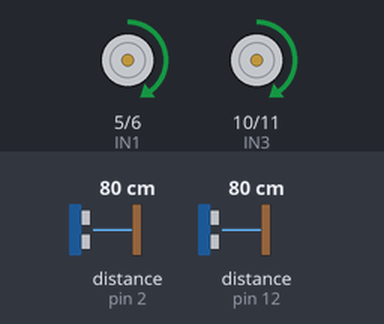
This sketch was run on a simulated Arduino Mega 2560, built with avr-gcc and run on an emulated ATmega2560. Shown: motor-driver pin pairs drawn as motors (green arrow = first pin HIGH = forward, orange = second pin HIGH = backward, longer = more drive). Wiring (inferred from the names in the program): 2 × ultrasonic range finder: trigger pin 3, echo pin 2 / trigger pin 13, echo pin 12. The inputs (shaded band) are chosen by the test bench; at power-on: distance to the obstacle (sensors on pin 2, pin 12) 80 cm. The echo pulse lasts 58.3 µs per cm.

Above: at 1.2 s.
1.3 s: distance to the obstacle (sensor on pin 2) set to 2 cm
At 2.5 s:
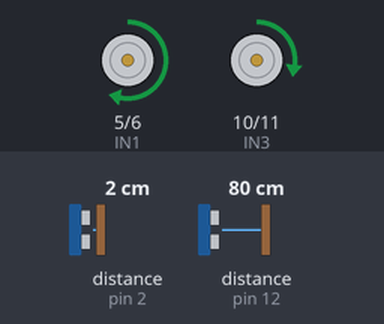
2.8 s: distance to the obstacle (sensor on pin 12) set to 10 cm
4.3 s: distance to the obstacle (sensor on pin 12) set to 7 cm
At 5.6 s:
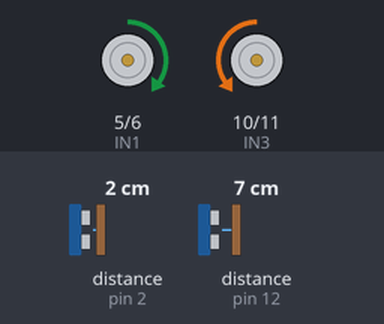
Timing chart, 0 to 7.3 s (numbered marks = the images above; inputs shaded):
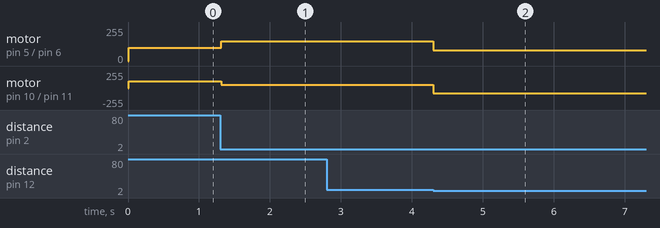

The sketch:

MazeSover.ino
```cpp
#define IN1 5
#define IN2 6
#define IN3 10
#define IN4 11

#define TRIG 3
#define ECHO 2

#define TRIG_FRONT 13
#define ECHO_FRONT 12

// ---------- SETUP ----------
void setup() {
  pinMode(IN1, OUTPUT);
  pinMode(IN2, OUTPUT);
  pinMode(IN3, OUTPUT);
  pinMode(IN4, OUTPUT);

  pinMode(TRIG, OUTPUT);
  pinMode(ECHO, INPUT);
  pinMode(TRIG_FRONT, OUTPUT);
  pinMode(ECHO_FRONT, INPUT);

  Serial.begin(9600);
}

// ---------- MOTOR FUNCTION ----------
void run(int speedLeft, int speedRight) {
  // Right motor
  if (speedRight >= 0) {
    analogWrite(IN1, speedRight);
    analogWrite(IN2, 0);
  } else {
    analogWrite(IN1, 0);
    analogWrite(IN2, -speedRight);
  }

  // Left motor
  if (speedLeft >= 0) {
    analogWrite(IN3, speedLeft);
    analogWrite(IN4, 0);
  } else {
    analogWrite(IN3, 0);
    analogWrite(IN4, -speedLeft);
  }
}

// ---------- DISTANCE FUNCTION ----------
long readDistance() {
  digitalWrite(TRIG, LOW);
  delayMicroseconds(2);

  digitalWrite(TRIG, HIGH);
  delayMicroseconds(10);
  digitalWrite(TRIG, LOW);

  long duration = pulseIn(ECHO, HIGH, 30000); // timeout 30ms
  long distance = duration * 0.034 / 2;      // cm

  return distance;
}

long readDistanceFront() {
  digitalWrite(TRIG_FRONT, LOW);
  delayMicroseconds(2);

  digitalWrite(TRIG_FRONT, HIGH);
  delayMicroseconds(10);
  digitalWrite(TRIG_FRONT, LOW);

  long duration = pulseIn(ECHO_FRONT, HIGH, 30000); // timeout 30ms
  long distance = duration * 0.034 / 2;      // cm

  return distance;
}

long lastD = 6;

void maze(){
  long d = readDistance();
  long dFront = readDistanceFront();
  if(dFront < 8 && dFront != 0){
    run(-80,80);
    delay(600);
    return;
  }

  if(d==0 || d>20){
    d = lastD;
  }

  int setpoint = 6;
  float error = d - setpoint;

  float kp = 10.0;
  int baseSpeed = 100;

  int speedRight = baseSpeed - kp * error;
  int speedLeft  = baseSpeed + kp * error;

  speedRight = constrain(speedRight, -255, 255);
  speedLeft  = constrain(speedLeft, -255, 255);

  run(speedLeft, speedRight);

  lastD = d;
  delay(10);
}

void debugSensors(){
  long d = readDistance();
  long dFront = readDistanceFront();
  Serial.print("D: ");
  Serial.print(d);
  Serial.print("\t Dfront: ");
  Serial.println(dFront);
  delay(300);
}
// ---------- LOOP ----------
void loop() {
  // debugSensors();
  maze();
}
```

main.cpp
```cpp
#include <Arduino.h>
#include <Wire.h>

#define MPU_ADDR 0x68

float gyroZ_offset = 0; // calibration offset
long lastLeft = 10;
long lastFront = 20;
long lastRight = 10;
bool awel_marra = true;

#define IN1 32
#define IN2 33
#define IN3 17
#define IN4 16

#define TRIG_LEFT 27
#define ECHO_LEFT 26

#define TRIG_FRONT 12
#define ECHO_FRONT 13

#define TRIG_RIGHT 4
#define ECHO_RIGHT 18

int16_t readGyroZRaw()
{
  Wire.beginTransmission(MPU_ADDR);
  Wire.write(0x47); // GYRO_ZOUT_H
  Wire.endTransmission(false);
  Wire.requestFrom(MPU_ADDR, 2, true);

  int16_t gz = Wire.read() << 8 | Wire.read();
  return gz;
}

void setupMPU()
{
  Wire.begin();
  Wire.beginTransmission(MPU_ADDR);
  Wire.write(0x6B); // Power management
  Wire.write(0);    // Wake up MPU6050
  Wire.endTransmission(true);

  // --- Calibrate gyro Z ---
  long sum = 0;
  for (int i = 0; i < 500; i++)
  {
    sum += readGyroZRaw();
    delay(3);
  }
  gyroZ_offset = sum / 500.0;
}

void run(int speedLeft, int speedRight)
{
  if (speedRight >= 0)
  {
    analogWrite(IN3, speedRight);
    analogWrite(IN4, 0);
  }
  else
  {
    analogWrite(IN3, 0);
    analogWrite(IN4, -speedRight);
  }

  if (speedLeft >= 0)
  {
    analogWrite(IN1, speedLeft);
    analogWrite(IN2, 0);
  }
  else
  {
    analogWrite(IN1, 0);
    analogWrite(IN2, -speedLeft);
  }
}

void rotate(float targetAngle)
{
  // + ydour ymin
  run(0, 0);
  delay(500);
  float angle = 0.0;
  unsigned long lastTime = millis();

  if (targetAngle < 0)
  {
    run(-90, 90);
    //run(-90, 60);
  }
  else
  {
    run(90, -90);
    //run(60, -90);
  }

  while (abs(angle) < abs(targetAngle))
  {
    unsigned long now = millis();
    float dt = (now - lastTime) / 1000.0;
    lastTime = now;

    int16_t gz_raw = readGyroZRaw();
    float gz = (gz_raw - gyroZ_offset) / 131.0; // deg/sec (±250 dps)

    angle += gz * dt;
  }

  run(0, 0); // stop motors
  delay(500);
}

long readDistance(int TRIG, int ECHO)
{
  digitalWrite(TRIG, LOW);
  delayMicroseconds(2);

  digitalWrite(TRIG, HIGH);
  delayMicroseconds(10);
  digitalWrite(TRIG, LOW);

  long duration = pulseIn(ECHO, HIGH, 30000); // timeout 30ms
  long distance = duration * 0.034 / 2;       // cm

  return distance;
}

long filteredDistance(int TRIG, int ECHO, long last)
{
  long d = readDistance(TRIG, ECHO);
  if (d == 0 || d > 150)
    return last;
  return d;
}

long movingAverageDistance(int TRIG, int ECHO, long last)
{
  const int N = 5;
  static long buffer[N];
  static long sum = 0;
  static int index = 0;
  static bool filled = false;

  long d = readDistance(TRIG, ECHO);
  if (d == 0 || d > 150)
    d = last;

  if (filled)
    sum -= buffer[index];

  buffer[index] = d;
  sum += d;

  index = (index + 1) % N;
  if (index == 0) filled = true;

  int count = filled ? N : index;
  return sum / count;
}

void followWall(long d)
{
  int setpoint = 11;//9;
  float error = d - setpoint;

  float kp = 6.0;
  int baseSpeed = 90;

  int speedRight = baseSpeed + kp * error;
  int speedLeft = baseSpeed - kp * error;

  speedRight = constrain(speedRight, -255, 255);
  speedLeft = constrain(speedLeft, -255, 255);

  run(speedLeft, speedRight);

  delay(10);
}

void followWallRight(long d)
{
  int setpoint = 11;//15;//12;
  float error = d - setpoint;

  float kp = 6.0;
  int baseSpeed = 90;

  int speedRight = baseSpeed + kp * error;
  int speedLeft = baseSpeed - kp * error;

  speedRight = constrain(speedRight, -255, 255);
  speedLeft = constrain(speedLeft, -255, 255);

  run(speedRight, speedLeft);

  delay(10);
}


void maze()
{
  long dLeft = filteredDistance(TRIG_LEFT, ECHO_LEFT, lastLeft);
  long dFront = movingAverageDistance(TRIG_FRONT, ECHO_FRONT, lastFront);
  long dRight = filteredDistance(TRIG_RIGHT, ECHO_RIGHT, lastRight);

  lastLeft = dLeft;
  lastFront = dFront;
  lastRight = dRight;
  if (dLeft > 30)
  { // left ma7loula
    if(dFront < 30) {
      // 3anna 7it goddam
      // nkamlo 7atta nousloulo
      while(dFront < 15){
        dLeft = filteredDistance(TRIG_LEFT, ECHO_LEFT, lastLeft);
        dFront = movingAverageDistance(TRIG_FRONT, ECHO_FRONT, lastFront);
        dRight = filteredDistance(TRIG_RIGHT, ECHO_RIGHT, lastRight);

        lastLeft = dLeft;
        lastFront = dFront;
        lastRight = dRight;
        if(dRight < 30){
          // 3anna 7it ymin net3awno bih bech nouslo
          followWallRight(dRight);
        }else{
          // ma3nnach donc nkamlo forward w ya rabi te5dm
          run(90,90);
        }
      }
    }else{
      // ma3annach 7it el goddam (mazel b3id)
      // ngadmo chwaya( bech nouslou fi center el cellule) w na3mlo rotate, w mba3d ngaddmo chwyaa (bech nouslou fi center el cellule elli bjnabha)

      // ajmo na3mlo faza bech yemchi mestwi, ye yet3awen bel 7it el ymin
      unsigned long now_fel_7asla = millis();
      while(millis() - now_fel_7asla < 400){
        dLeft = filteredDistance(TRIG_LEFT, ECHO_LEFT, lastLeft);
        dFront = movingAverageDistance(TRIG_FRONT, ECHO_FRONT, lastFront);
        dRight = filteredDistance(TRIG_RIGHT, ECHO_RIGHT, lastRight);

        lastLeft = dLeft;
        lastFront = dFront;
        lastRight = dRight;
        if(dRight < 30){
          // 3anna 7it ymin net3awno bih bech nouslo
          followWallRight(dRight);
        }else{
          // ma3nnach donc nkamlo forward w ya rabi te5dm
          run(90,90);
        }
      }
      //rotate(-90);
      rotate(-80);
      now_fel_7asla = millis();
      while(millis() - now_fel_7asla < 500){
        dLeft = filteredDistance(TRIG_LEFT, ECHO_LEFT, lastLeft);
        dFront = movingAverageDistance(TRIG_FRONT, ECHO_FRONT, lastFront);
        dRight = filteredDistance(TRIG_RIGHT, ECHO_RIGHT, lastRight);

        lastLeft = dLeft;
        lastFront = dFront;
        lastRight = dRight;
        if(dRight < 30){
            // 3anna 7it ymin net3awno bih bech nouslo
            followWallRight(dRight);
          }else{
            // ma3nnach donc nkamlo forward w ya rabi te5dm
            run(90,90);
          }
      }
    }
    return;
  }
  else if (dFront > 10)
  { // front ma7loula
    followWall(dLeft);
    return;
  }
  else if (dRight > 30)
  { // right ma7loula
    //rotate(90);
    rotate(80);
    return;
  }
  else
  { // msakra (dead-end) arja3 mnin jit
    rotate(180);
    return;
  }
}

void debugSensors()
{
  long dLeft = filteredDistance(TRIG_LEFT, ECHO_LEFT, lastLeft);
  long dFront = movingAverageDistance(TRIG_FRONT, ECHO_FRONT, lastFront);
  long dRight = filteredDistance(TRIG_RIGHT, ECHO_RIGHT, lastRight);
  int16_t gz = readGyroZRaw();
  Serial.print("Dleft: ");
  Serial.print(dLeft);
  Serial.print("\t Dfront: ");
  Serial.print(dFront);
  Serial.print("\t Dright: ");
  Serial.print(dRight);
  Serial.print("\t GyroZ: ");
  Serial.println(gz);
  delay(300);
}

void debugActuators()
{
  run(90, 90);
  delay(1000);
  run(-90, -90);
  delay(1000);
  run(90, -90);
  delay(1000);
  run(-90, 90);
  delay(1000);

  rotate(90);
  delay(1000);
  rotate(-90);
  delay(1000);
  rotate(180);
  delay(1000);
  rotate(-180);
  delay(1000);
}

void setup()
{
  pinMode(IN1, OUTPUT);
  pinMode(IN2, OUTPUT);
  pinMode(IN3, OUTPUT);
  pinMode(IN4, OUTPUT);
  run(0, 0);

  pinMode(TRIG_LEFT, OUTPUT);
  pinMode(ECHO_LEFT, INPUT);
  pinMode(TRIG_FRONT, OUTPUT);
  pinMode(ECHO_FRONT, INPUT);
  pinMode(TRIG_RIGHT, OUTPUT);
  pinMode(ECHO_RIGHT, INPUT);

  setupMPU();

  Serial.begin(115200);
}

void loop()
{
  //debugSensors();
  maze();
}
```

Measured:
- the behaviour switches between 9 and 8 cm on distance to the obstacle (sensor on pin 12) (found by bisection; images 1 and 2)
- after the input at 1.3 s, motor on pin 5 (IN1) / pin 6 (IN2): forward 100/255 → forward 150/255 at once; motor on pin 10 (IN3) / pin 11 (IN4): forward 100/255 → forward 50/255 at once
- after the input at 2.8 s, every drawn part: stays the same
- after the input at 4.3 s, motor on pin 5 (IN1) / pin 6 (IN2): forward 150/255 → forward 80/255 at once; motor on pin 10 (IN3) / pin 11 (IN4): forward 50/255 → backward 80/255 at once
